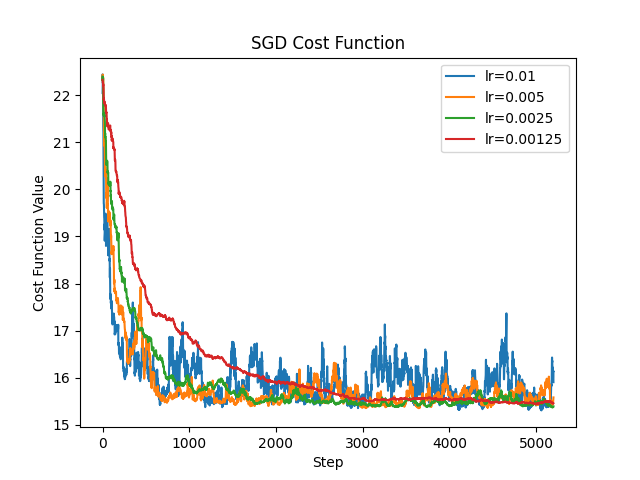

The Python source for this figure:
import math
import pandas as pd
import numpy as np
import matplotlib.pyplot as plt
from random import randrange

def cost_fucntion(w, dataset):
    sum = 0
    for i in range(len(dataset.index)):
        x_i = np.array([dataset.iloc[i, 0], dataset.iloc[i, 1], dataset.iloc[i, 2],
                       dataset.iloc[i, 3], dataset.iloc[i, 4], dataset.iloc[i, 5],  dataset.iloc[i, 6]])
        wt_xi = np.matmul(np.transpose(w), x_i)
        s = math.pow(dataset.iloc[i, 7] - wt_xi, 2)
        sum += s

    loss = sum / 2
    return loss


def gradient(w, dataset):
    grad = np.array([0] * 7, dtype=float)

    x = np.array(dataset[0:7])
    wt = np.matmul(np.transpose(w), x)
    y = dataset[7] - wt
    grad= y * x
    return grad

def sgd(start, lr, n_iter, dataset):
    w = start
    diff=1
    w_new=start
    l = cost_fucntion(w, dataset)
    lastloss=0
    cost_v=[]
    cost_v.append(l)
    for ep in range(n_iter):
      if diff <= 1e-6: break
      for i in range(len(dataset)):
          rr = randrange(0, len(dataset))
          d = gradient(w, dataset.iloc[rr].values)
          w_new = w + lr * d
          diff = []
          loss = cost_fucntion(w_new, dataset)
          cost_v.append(loss)
          w=w_new
          diff = abs(loss - lastloss)
          lastloss = loss
    return w, cost_v


train_data = pd.read_csv('./concrete/train.csv')
test_data = pd.read_csv('./concrete/test.csv')
initial_w = np.array([0] * 7, dtype=float)

w, cost_function = sgd(start=initial_w, lr=0.01, n_iter=100, dataset=train_data)
print("Weight:", w)
print("Learning rate:", 0.01)
print("Cost function of test data:", cost_fucntion(w, test_data))



w, cost_function1 = sgd(start=initial_w, lr=0.01/2, n_iter=100, dataset=train_data)
print("Weight:", w)
print("Learning rate:", 0.01/2)
print("Cost function of test data:", cost_fucntion(w, test_data))


w, cost_function2 = sgd(start=initial_w, lr=0.01/4, n_iter=100, dataset=train_data)
print("Weight:", w)
print("Learning rate:", 0.01/4)
print("Cost function of test data:", cost_fucntion(w, test_data))

w, cost_function3 = sgd(start=initial_w, lr=0.01/8, n_iter=100, dataset=train_data)
print("Weight:", w)
print("Learning rate:", 0.01/8)
print("Cost function of test data:", cost_fucntion(w, test_data))


plt.plot(cost_function,label="lr=0.01")
plt.plot(cost_function1,label="lr=0.005")
plt.plot(cost_function2,label="lr=0.0025")
plt.plot(cost_function3,label="lr=0.00125")
plt.ylabel('Cost Function Value')
plt.xlabel('Step')
plt.title('SGD Cost Function')
plt.legend()
plt.savefig('SGD.png')
